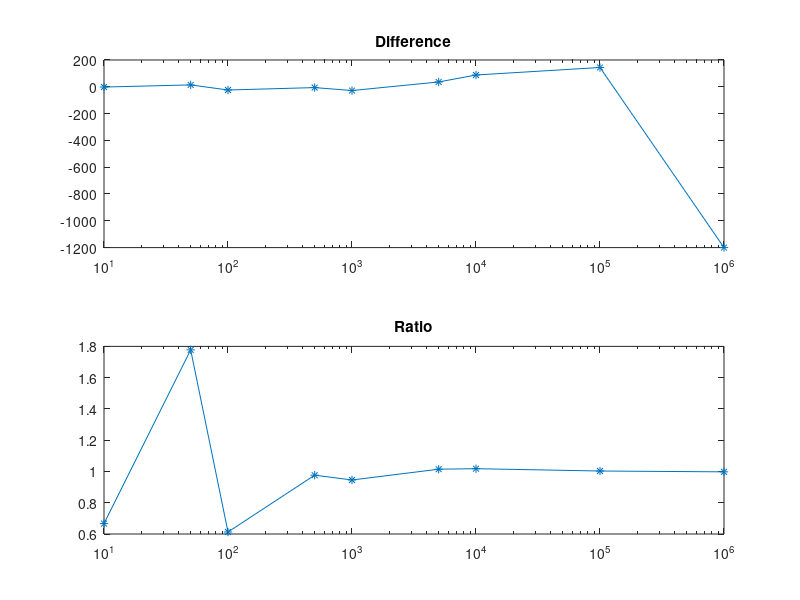

This chart was generated by the following MATLAB code:
x = [1e1 5e1 1e2 5e2 1e3 5e3 1e4 1e5 1e6];
N = numel(x);
heads = zeros(N,1);
tails = heads;

for i=1:N
  for j =1:x(i)
     r = rand;
     if rand <= 0.5
         heads(i) = heads(i) + 1;
         tails(i) = x(i) - heads(i);
     end
 end
end

subplot(2,1,1)
semilogx(x,heads-tails,'*-')
title('Difference')
subplot(2,1,2)
semilogx(x,heads./tails,'*-')
title('Ratio')


